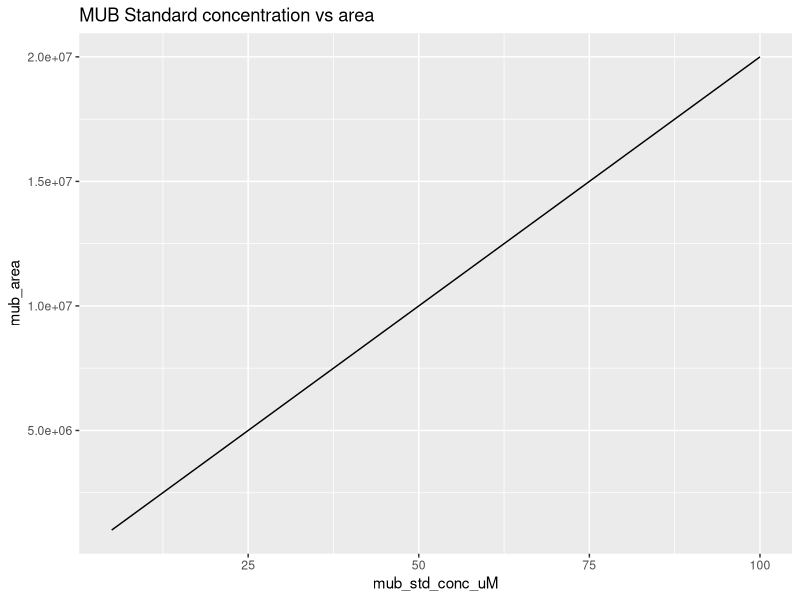
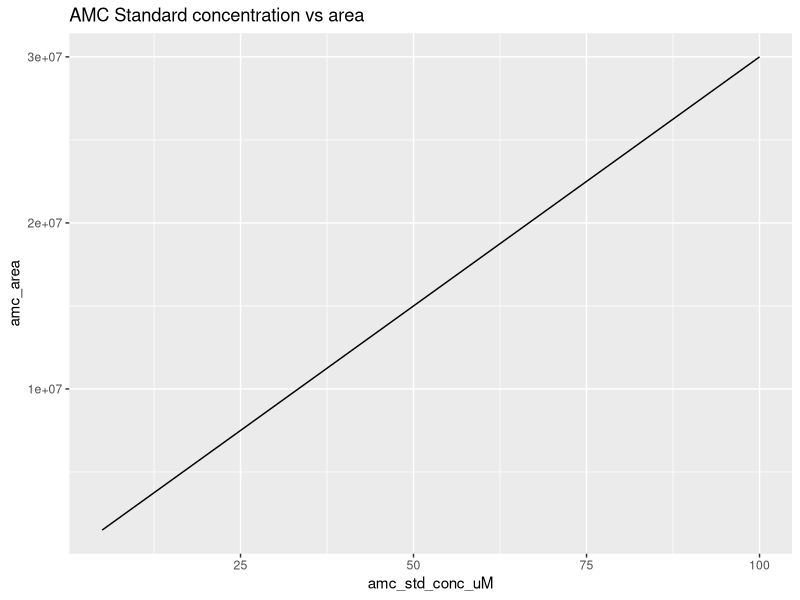
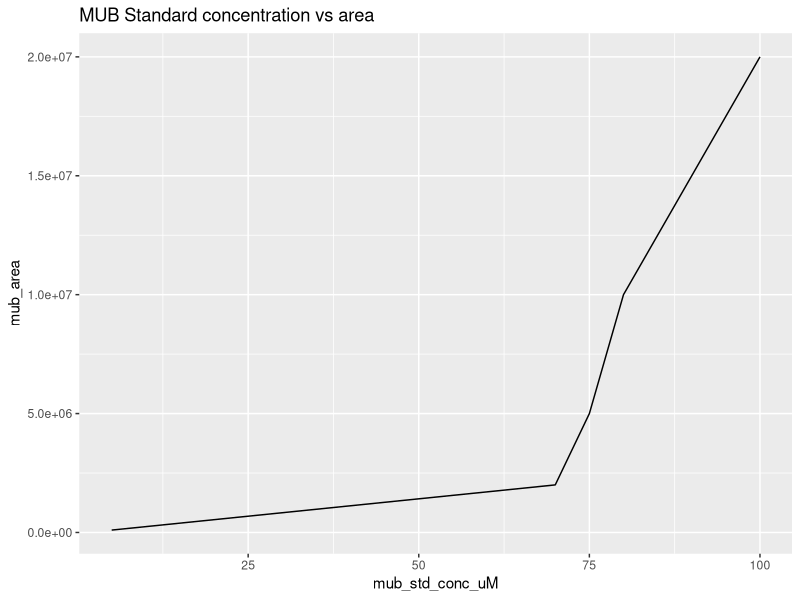
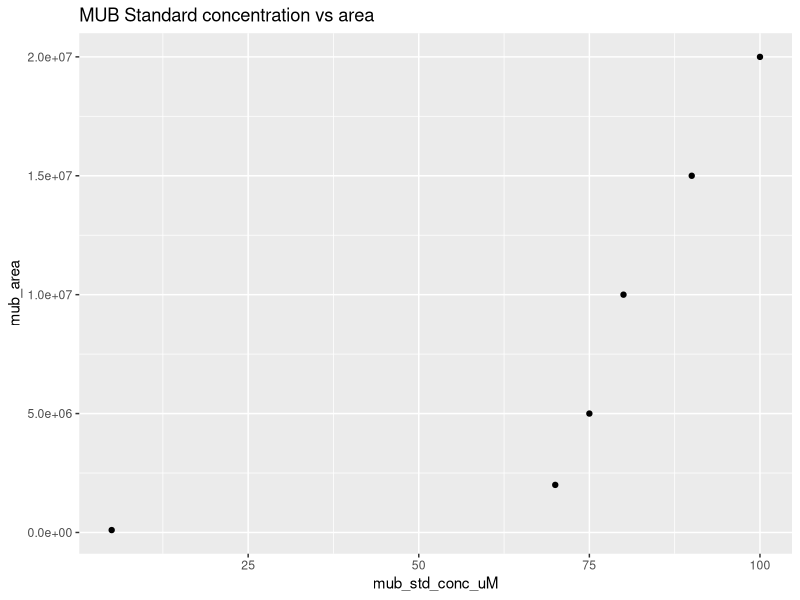
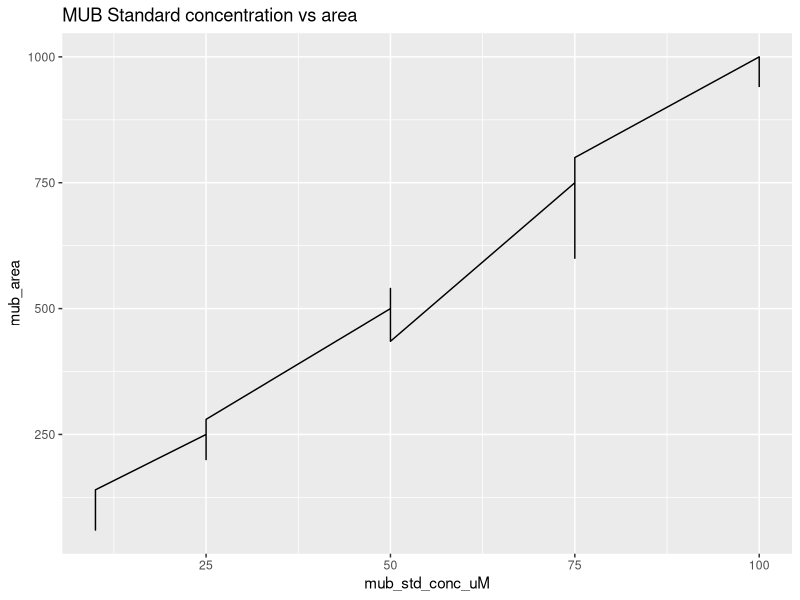
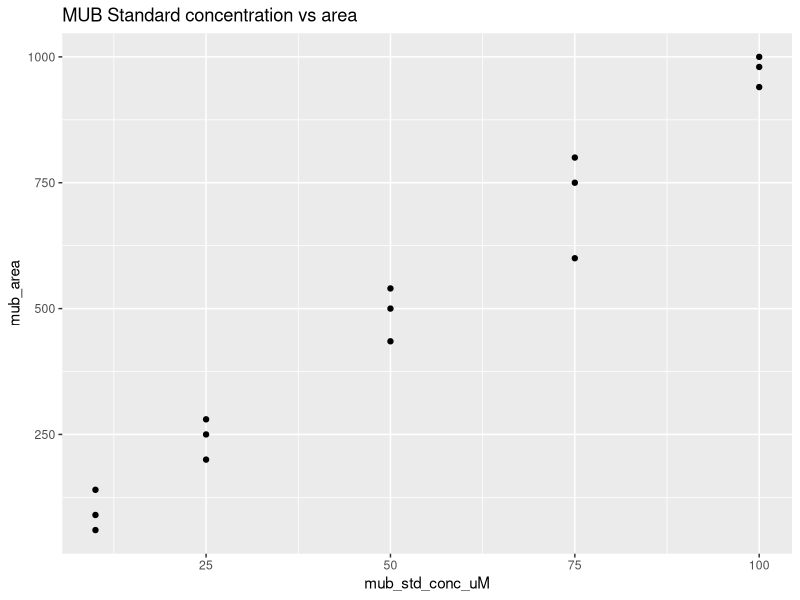
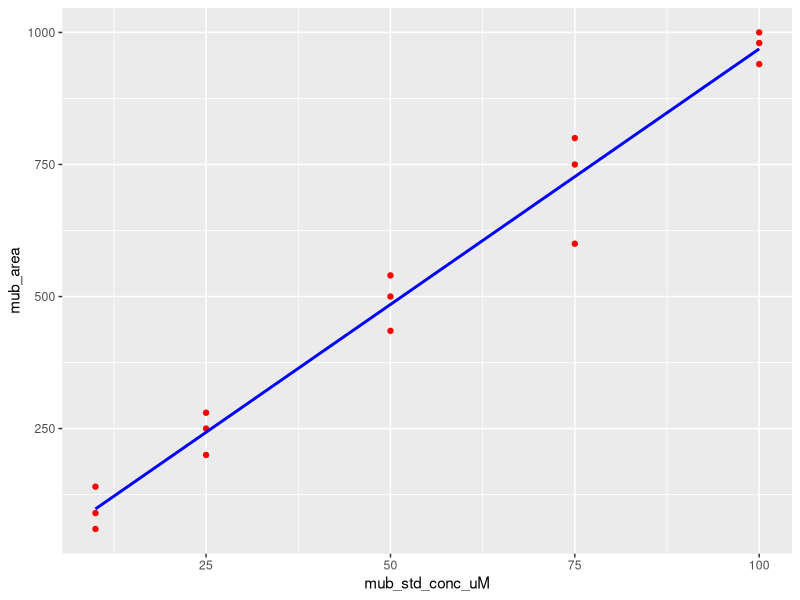
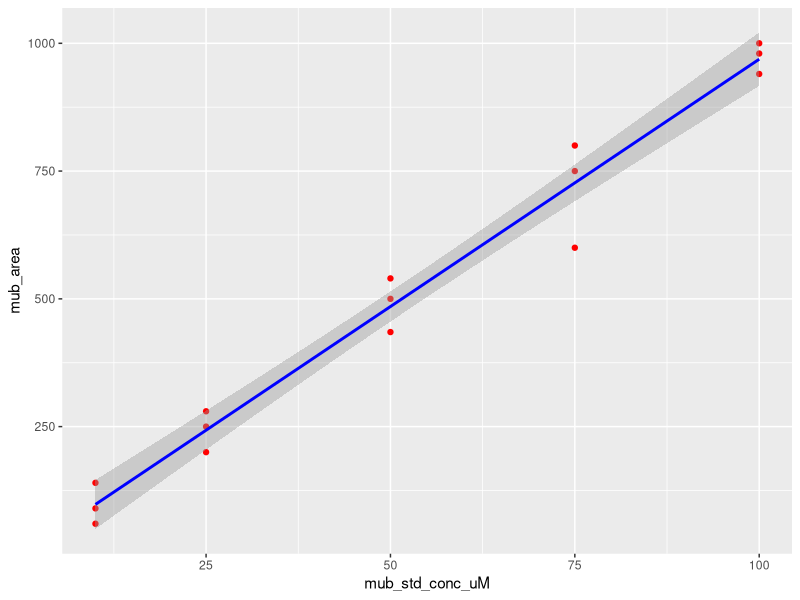

The R source for these figures, in order:
## ---- chunk 1
library(tidyverse)
## ---- chunk 2
stdcurve <- read_csv("fake_chromatogram_data.csv",
                     show_col_types = FALSE,
                     col_names = c("mub_std_conc_uM",
                                   "mub_area",
                                   "amc_std_conc_uM",
                                   "amc_area"))
## ---- chunk 3
ggplot(stdcurve) +
  geom_line(aes(x=mub_std_conc_uM, y=mub_area)) +
  ggtitle("MUB Standard concentration vs area")
## ---- chunk 4
ggplot(stdcurve) +
  geom_line(aes(x=amc_std_conc_uM, y=amc_area)) +
  ggtitle("AMC Standard concentration vs area")
## ---- chunk 5
stdcurve_2 <- read_csv("fake_chromatogram_data_2.csv",
                     show_col_types = FALSE,
                     col_names = c("mub_std_conc_uM",
                                   "mub_area",
                                   "amc_std_conc_uM",
                                   "amc_area"))
## ---- chunk 6
ggplot(stdcurve_2) +
  geom_line(aes(x=mub_std_conc_uM, y=mub_area)) +
  ggtitle("MUB Standard concentration vs area")
## ---- chunk 7
ggplot(stdcurve_2) +
  geom_point(aes(x=mub_std_conc_uM, y=mub_area)) +
  ggtitle("MUB Standard concentration vs area")
## ---- chunk 8
stdcurve_3 <- read_csv("fake_chromatogram_data_3.csv",
                     show_col_types = FALSE,
                     col_names = c("mub_std_conc_uM",
                                   "mub_area",
                                   "amc_std_conc_uM",
                                   "amc_area"))
## ---- chunk 9
ggplot(stdcurve_3) +
  geom_line(aes(x=mub_std_conc_uM, y=mub_area)) +
  ggtitle("MUB Standard concentration vs area")
## ---- chunk 10
ggplot(stdcurve_3) +
  geom_point(aes(x=mub_std_conc_uM, y=mub_area)) +
  ggtitle("MUB Standard concentration vs area")
## ---- chunk 11
ggplot(data = stdcurve_3, aes(x = mub_std_conc_uM, y = mub_area)) + geom_point(color = 'red') +
  geom_smooth(method = "lm", se = FALSE, color = 'blue')
## ---- chunk 12
ggplot(data = stdcurve_3, aes(x = mub_std_conc_uM, y = mub_area)) + geom_point(color = 'red') +
  geom_smooth(method = "lm", se = TRUE, color = 'blue')
